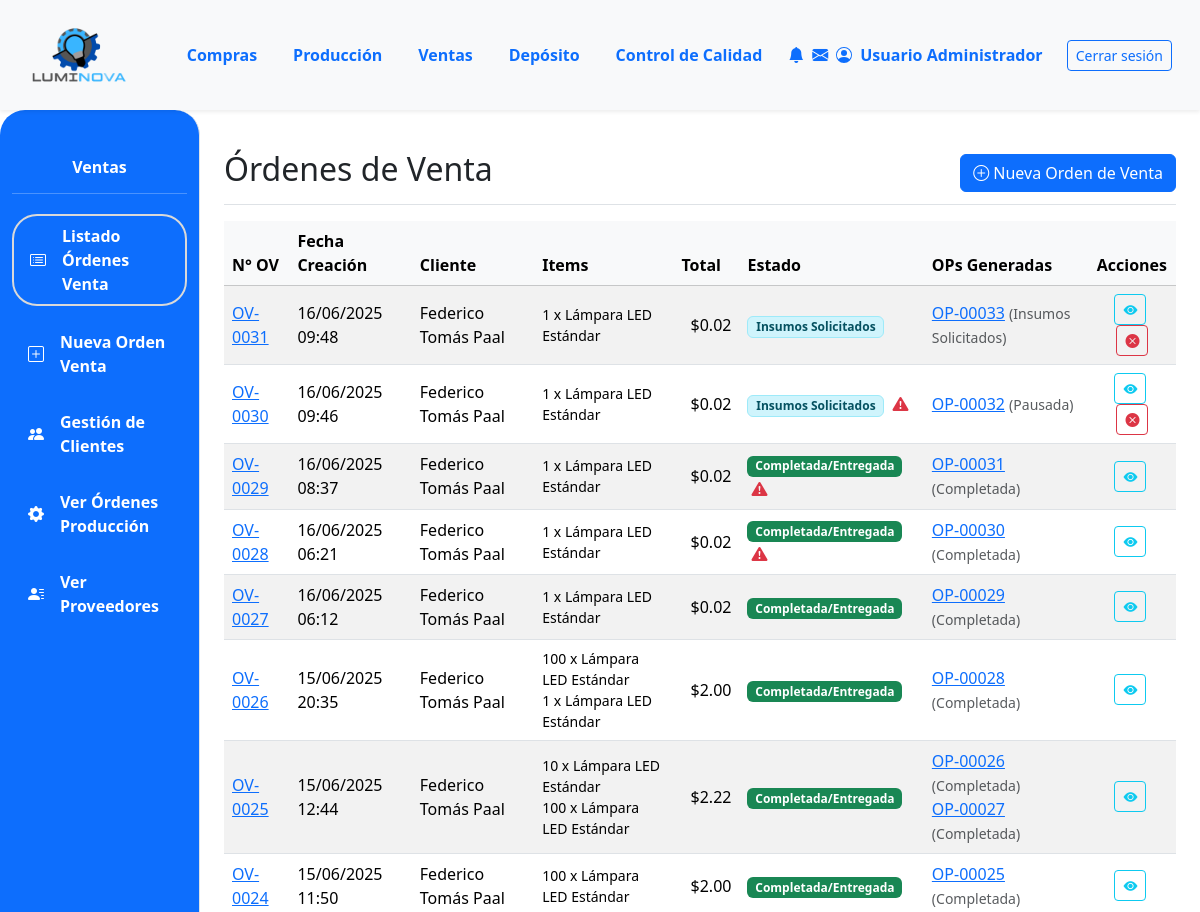
/ventas/ (signed in, upper part), run on an earlier commit of the app's database.
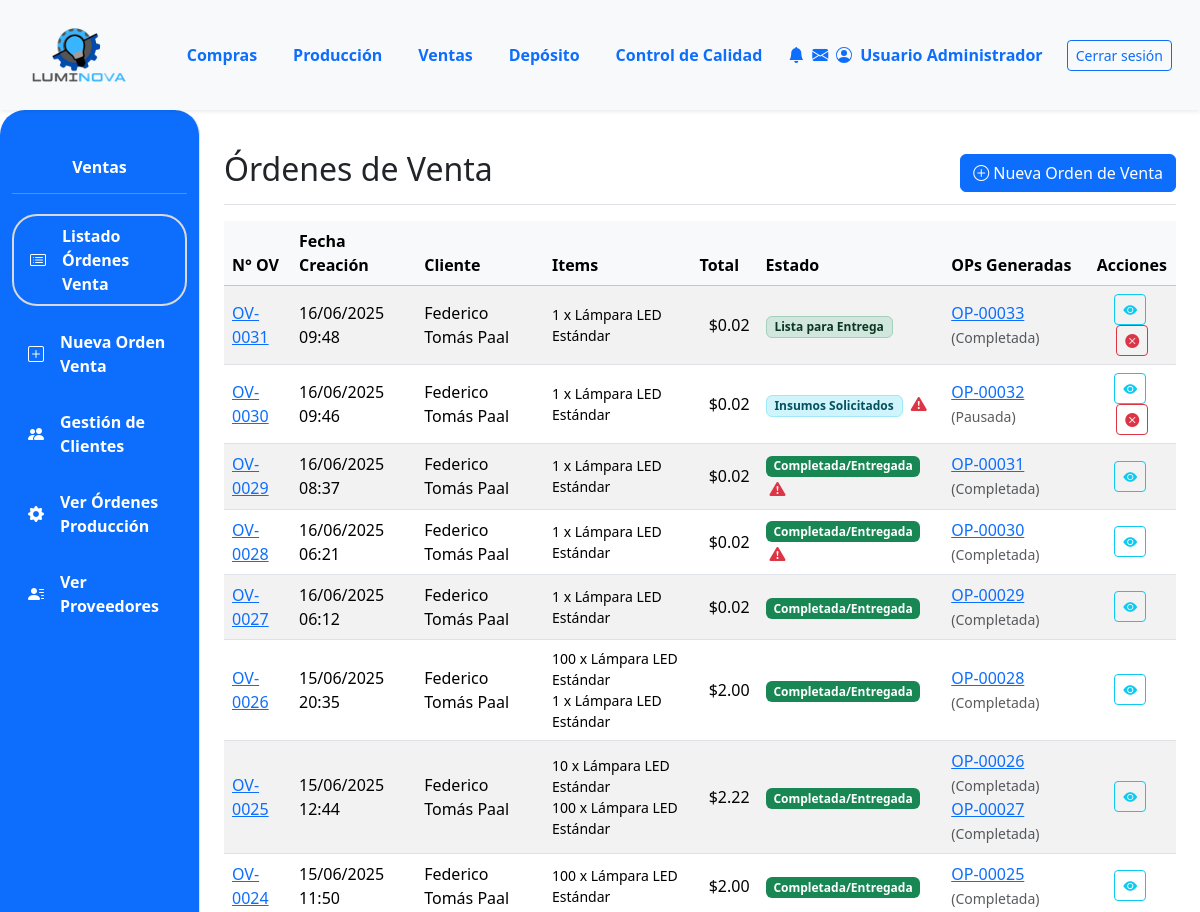
And on a later commit of the database.
### App_LUMINOVA/models.py (models this page shows, shortened)
class OrdenVenta(models.Model):
    ESTADO_CHOICES = [
        ("PENDIENTE", "Pendiente Confirmación"),
        ("CONFIRMADA", "Confirmada (Esperando Producción)"),
        ("INSUMOS_SOLICITADOS", "Insumos Solicitados"),
        ("PRODUCCION_INICIADA", "Producción Iniciada"),
        ("PRODUCCION_CON_PROBLEMAS", "Producción con Problemas"),
        ("LISTA_ENTREGA", "Lista para Entrega"),
        ("COMPLETADA", "Completada/Entregada"),
        ("CANCELADA", "Cancelada"),
    ]
    numero_ov = models.CharField(
        max_length=20, unique=True, verbose_name="N° Orden de Venta"
    )
    cliente = models.ForeignKey(
        Cliente, on_delete=models.PROTECT, related_name="ordenes_venta"
    )
    fecha_creacion = models.DateTimeField(default=timezone.now)
    estado = models.CharField(
        max_length=50, choices=ESTADO_CHOICES, default="PENDIENTE"
    )
    total_ov = models.DecimalField(
        max_digits=12, decimal_places=2, default=0.00, verbose_name="Total OV"
    )
    notas = models.TextField(blank=True, null=True)

class OrdenProduccion(models.Model):
    numero_op = models.CharField(
        max_length=20, unique=True, verbose_name="N° Orden de Producción"
    )
    orden_venta_origen = models.ForeignKey(
        OrdenVenta,
        on_delete=models.SET_NULL,
        null=True,
        blank=True,
        related_name="ops_generadas",
    )
    producto_a_producir = models.ForeignKey(
        ProductoTerminado, on_delete=models.PROTECT, related_name="ordenes_produccion"
    )
    cantidad_a_producir = models.PositiveIntegerField()
    estado_op = models.ForeignKey(
        EstadoOrden,
        on_delete=models.SET_NULL,
        null=True,
        blank=True,
        related_name="ops_estado",
    )
    fecha_solicitud = models.DateTimeField(default=timezone.now)
    fecha_inicio_real = models.DateTimeField(null=True, blank=True)
    fecha_inicio_planificada = models.DateField(
        null=True, blank=True
    )
    fecha_fin_real = models.DateTimeField(null=True, blank=True)
    fecha_fin_planificada = models.DateField(null=True, blank=True)
    sector_asignado_op = models.ForeignKey(
        SectorAsignado,
        on_delete=models.SET_NULL,
        null=True,
        blank=True,
        related_name="ops_sector",
    )
    notas = models.TextField(null=True, blank=True, verbose_name="Notas")
    def get_estado_op_display(self):
        if self.estado_op:
            return self.estado_op.nombre
        return "Sin Estado Asignado"

class EstadoOrden(
    models.Model
):
    nombre = models.CharField(
        max_length=50, unique=True
    )

class Cliente(models.Model):
    nombre = models.CharField(max_length=150, unique=True)
    direccion = models.TextField(blank=True)
    telefono = models.CharField(max_length=25, blank=True)
    email = models.EmailField(unique=True, null=True, blank=True)

### App_LUMINOVA/views.py (the view)
# urls.py: path('ventas/', ventas_lista_ov_view, name='ventas_lista_ov'),
@login_required
def ventas_lista_ov_view(request):
    ordenes_de_venta_query = OrdenVenta.objects.select_related('cliente').prefetch_related(
        'items_ov__producto_terminado',
        Prefetch(
            'ops_generadas',
            queryset=OrdenProduccion.objects.select_related('estado_op', 'producto_a_producir')
                                      .prefetch_related(
                                          Prefetch(
                                              'reportes_incidencia',
                                              queryset=Reportes.objects.select_related('reportado_por', 'sector_reporta').order_by('-fecha')
                                          )
                                      ).order_by('numero_op'),
            to_attr='lista_ops_con_reportes_y_estado' # Usamos un nombre claro para el resultado del prefetch
        )
    ).order_by('-fecha_creacion')
    ordenes_list_con_info_reporte = []
    for ov in ordenes_de_venta_query:
        ov.tiene_algun_reporte_asociado = False # Inicializar bandera
        if hasattr(ov, 'lista_ops_con_reportes_y_estado'): # Verificar que el prefetch funcionó
            for op in ov.lista_ops_con_reportes_y_estado:
                if op.reportes_incidencia.all().exists(): # Si alguna de las OPs de esta OV tiene reportes...
                    ov.tiene_algun_reporte_asociado = True
                    break # Salimos del bucle interior, ya sabemos que hay al menos un reporte.
        ordenes_list_con_info_reporte.append(ov)
    context = {
        'ordenes_list': ordenes_list_con_info_reporte, # Pasamos la lista procesada a la plantilla
        'titulo_seccion': 'Órdenes de Venta',
    }
    return render(request, 'ventas/ventas_lista_ov.html', context)

### App_LUMINOVA/templates/ventas/ventas_lista_ov.html (shortened to what the changed rows need)
{% extends 'padre.html' %}
{% load static %}
{% load django_bootstrap5 %}
{% block content %}
<div class="d-flex justify-content-between flex-wrap flex-md-nowrap align-items-center pt-3 pb-2 mb-3 border-bottom">
    <h1 class="h2">{{ titulo_seccion }}</h1>
</div>
<div class="table-responsive mt-3">
    <table class="table table-striped table-hover align-middle">
        <thead class="table-light">
            <tr>
                <th {% if not DEBUG %}class="color-thead"{% endif %}>N° OV</th>
                <th {% if not DEBUG %}class="color-thead"{% endif %}>Fecha Creación</th>
                <th {% if not DEBUG %}class="color-thead"{% endif %}>Cliente</th>
                <th {% if not DEBUG %}class="color-thead"{% endif %}>Items</th>
                <th {% if not DEBUG %}class="color-thead"{% endif %} class="text-end">Total</th>
                <th {% if not DEBUG %}class="color-thead"{% endif %}>Estado</th>
                <th {% if not DEBUG %}class="color-thead"{% endif %}>OPs Generadas</th>
                <th {% if not DEBUG %}class="color-thead"{% endif %} class="text-center">Acciones</th>
            </tr>
        </thead>
        <tbody>
            {% for ov in ordenes_list %}
            <tr>
                <td><a href="{% url 'App_LUMINOVA:ventas_detalle_ov' ov.id %}">{{ ov.numero_ov }}</a></td>
                <td>{{ ov.fecha_creacion|date:"d/m/Y H:i" }}</td>
                <td>{{ ov.cliente.nombre|default_if_none:"N/A" }}</td>
                <td>
                    <ul class="list-unstyled mb-0 small">
                    {% for item in ov.items_ov.all %}
                        <li>{{ item.cantidad }} x {{ item.producto_terminado.descripcion|truncatechars:25 }}</li>
                    {% empty %}
                        <li>Sin ítems</li>
                    {% endfor %}
                    </ul>
                </td>
                <td class="text-end">${{ ov.total_ov|floatformat:2 }}</td>
                <td>
                    <span class="badge
                        {% if ov.estado == 'PENDIENTE' %}bg-warning text-dark
                        {% elif ov.estado == 'CONFIRMADA' %}bg-secondary
                        {% elif ov.estado == 'INSUMOS_SOLICITADOS' %}bg-info-subtle text-info-emphasis border border-info-subtle
                        {% elif ov.estado == 'PRODUCCION_INICIADA' %}bg-primary
                        {% elif ov.estado == 'PRODUCCION_CON_PROBLEMAS' %}bg-danger-subtle text-danger-emphasis border border-danger-subtle
                        {% elif ov.estado == 'LISTA_ENTREGA' %}bg-success-subtle text-success-emphasis border border-success-subtle
                        {% elif ov.estado == 'COMPLETADA' %}bg-success
                        {% elif ov.estado == 'CANCELADA' %}bg-dark
                        {% else %}bg-light text-dark{% endif %}">
                        {{ ov.get_estado_display }}
                    </span>
                </td>
                <td>
                    {% for op_gen in ov.lista_ops_con_reportes_y_estado %}
                        <a href="{% url 'App_LUMINOVA:produccion_detalle_op' op_gen.id %}">{{ op_gen.numero_op }}</a>
                        <small class="text-muted">({{ op_gen.get_estado_op_display }})</small>
                    {% empty %}
                        Ninguna
                    {% endfor %}
                </td>
                <td class="text-center">
                     <a href="{% url 'App_LUMINOVA:ventas_detalle_ov' ov.id %}" class="btn btn-sm btn-outline-info me-1" title="Ver Detalle OV {{ ov.numero_ov }}">
                         <i class="bi bi-eye-fill"></i>
                     </a>
                    {% if ov.estado != 'CANCELADA' and ov.estado != 'COMPLETADA' %}
                     <a href="#" class="btn btn-sm btn-outline-danger"
                        data-bs-toggle="modal"
                        data-bs-target="#cancelarOVModal{{ ov.id }}"
                        title="Cancelar OV {{ ov.numero_ov }}">
                         <i class="bi bi-x-circle-fill"></i>
                     </a>
                    {% endif %}
                </td>
            </tr>
            {% empty %}
            <tr>
                <td colspan="8" class="text-center fst-italic text-muted">No hay órdenes de venta registradas.</td>
            </tr>
            {% endfor %}
        </tbody>
    </table>
</div>
{% endblock %}

What changed in the data, as far as the page shows it:
changed OrdenVenta "OV-0031": estado "Insumos Solicitados" → "Lista para Entrega"
changed OrdenProduccion "OP-00033": estado_op "Insumos Solicitados" → "Completada"
